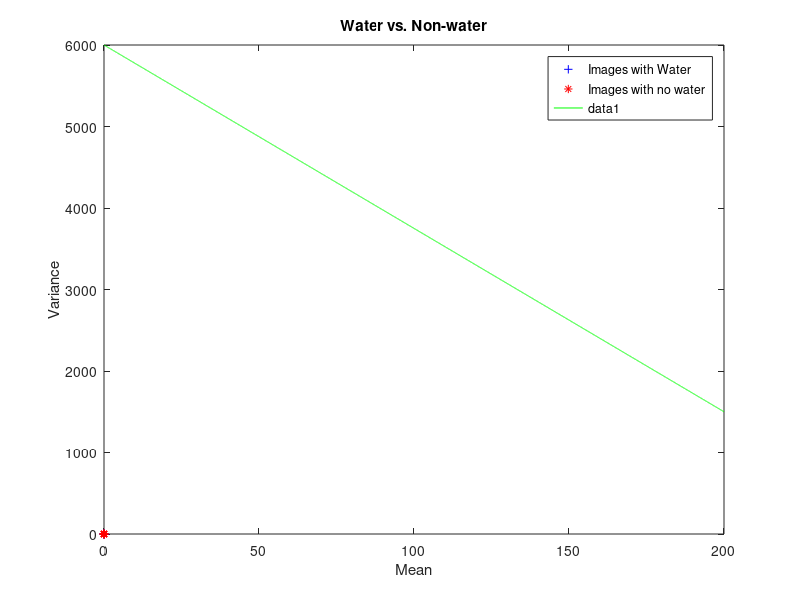

Here is the MATLAB script that generated this plot:
clear

%Bayesian Classifier

water_g_W = 19/20; %Probability of water given water class
water_g_NW = 1/10; %Probability of water given non-water class;
nonwater_g_W = 1/20; %Probability of nonwater given water class;
nonwater_g_NW = 9/10; %Probability of nonwater given non-water class;
p_W = 2/3; %Probability of water class;
p_NW = 1/3; %Probability of non-water class;
p_water = (water_g_W * p_W) + (water_g_NW * p_NW); %Probability of water
p_nonwater = (nonwater_g_W * p_W) + (nonwater_g_NW * p_NW); %Probability of nonwater

water_X = zeros(1,10);
water_Y = zeros(1,10);
i = 1;
files = dir('C:/Users/Jordan/Documents/This Semester/ECE 759/Project/ImagesWithWaterTESTING/*.jpg');
path = 'C:/Users/Jordan/Documents/This Semester/ECE 759/Project/ImagesWithWaterTESTING/';
for file = files'
    
    %Read in image
    RGB = imread(strcat(path,file.name));
    water_mean = mean2(RGB);
    std_dev = std2(RGB);
    water_var = std_dev^2;
    if(water_var > round(-22.5*water_mean + 6000))
        p_feature = 'non_water class';
    else
        p_feature = 'water class';
    end
    
    water_X(i) = water_mean;
    water_Y(i) = water_var;
    i = i + 1;
    disp(strcat(file.name,': ',p_feature))
        
end

no_water_X = zeros(1,10);
no_water_Y = zeros(1,10);
i = 1;
files = dir('C:/Users/Jordan/Documents/This Semester/ECE 759/Project/NoWaterTesting/*.jpg');
path = 'C:/Users/Jordan/Documents/This Semester/ECE 759/Project/NoWaterTesting/';
for file = files'
    
    %Read in image and extract range from blue channel
    RGB = imread(strcat(path,file.name));
    water_mean = mean2(RGB);
    std_dev = std2(RGB);
    water_var = std_dev^2;
    if(water_var > round(-22.5*water_mean + 6000))
        p_feature = 'non_water class';
    else
        p_feature = 'water class';
    end
    
    no_water_X(i) = water_mean;
    no_water_Y(i) = water_var;
    i = i + 1;
    disp(strcat(file.name,': ',p_feature))
        
end

x = 0:.01:200;
y = -22.5*x + 6000;
plot(water_X,water_Y,'b+',no_water_X,no_water_Y,'r*');
legend('Images with Water', 'Images with no water');
hold on
plot(x,y, 'g')
title('Water vs. Non-water')
xlabel('Mean')
ylabel('Variance')